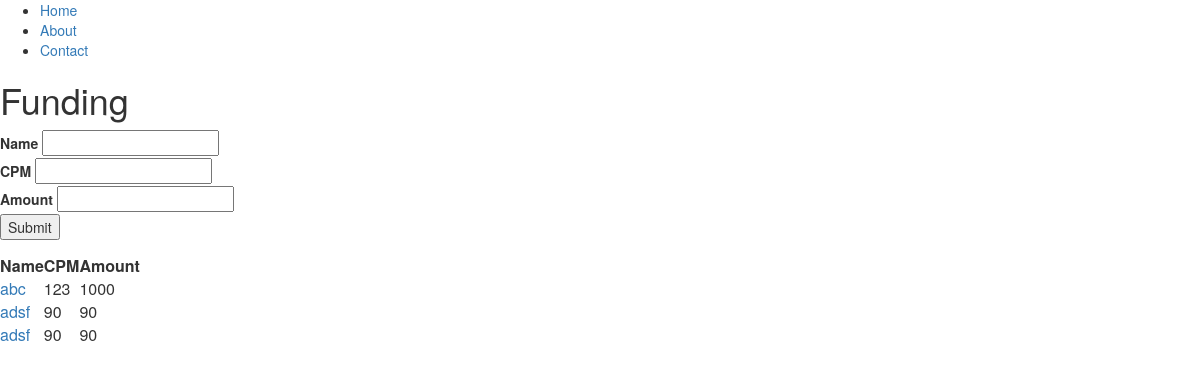
/funding/, run on an earlier commit of the app's database.
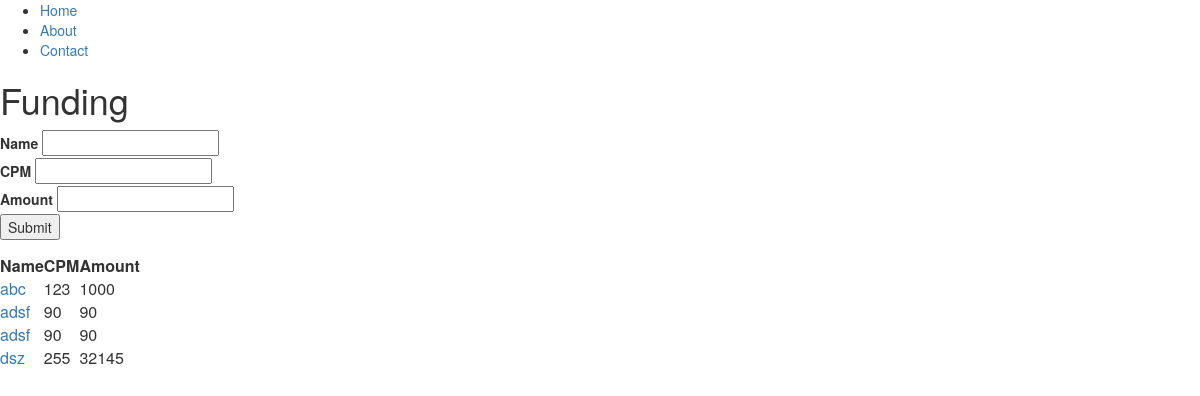
And on a later commit of the database.
### group_01_firm/models.py (models this page shows, shortened)
class Firm(models.Model):
    name = models.CharField(max_length=100)
    cpm = models.CharField(max_length=100)
    investment = models.IntegerField()
    created_at = models.DateTimeField(auto_now_add=True)
    updated_at = models.DateTimeField(auto_now=True)

### group_01_firm/views.py (the view)
# urls.py: path('funding/', views.funding, name='funding'),
def funding(request):
    if request.method == 'POST':
        print(request.POST)
        name = request.POST['name']
        cpm = request.POST['cpm']
        investment = request.POST['investment']
        Firm.objects.create(name=name, cpm=cpm, investment=investment)
    context = {
        'fundings': Firm.objects.all()
    }
    return render(request, 'funding.html', context)

### group_01_firm/templates/funding.html (shortened to what this page needs)
{% extends 'base.html' %}
{% block content %}
<h1>Funding</h1>
<form action="{% url 'funding' %}" method="post">
    <label for="amount">Name</label>
    <input type="text" name="name" id="amount"><br/>
    <label for="amount">CPM</label>
    <input type="text" name="cpm" id="amount"><br/>
    <label for="amount">Amount</label>
    <input type="text" name="investment" id="amount"><br/>
    <button type="submit">Submit</button>
</form>
    <table>
        <tr>
            <th>Name</th>
            <th>CPM</th>
            <th>Amount</th>
        </tr>
        {% for funding in fundings %}
        <tr>
             <td><a href="{% url 'history' funding.id %}">{{ funding.name }}</a></td>
            <td>{{ funding.cpm }}</td>
            <td>{{ funding.investment }}</td>
        </tr>
        {% endfor %}
    </table>
{% endblock %}

### group_01_firm/templates/base.html (shortened to what this page needs)
<html>
<head>
<link rel="stylesheet" href="https://maxcdn.bootstrapcdn.com/bootstrap/3.4.1/css/bootstrap.min.css">
<script src="https://maxcdn.bootstrapcdn.com/bootstrap/3.4.1/js/bootstrap.min.js"></script></head>
    <body>
     <nav>
        <ul>
            <li><a href="{% url 'home' %}">Home</a></li>
            <li><a href="{% url 'about' %}">About</a></li>
            <li><a href="{% url 'contact' %}">Contact</a></li>
        </ul>
     </nav>
        {% block content %}
        {% endblock %}
    </body>
</html>

What changed in the data, as far as the page shows it:
added Firm: name "dsz", cpm "255", investment "32145"
